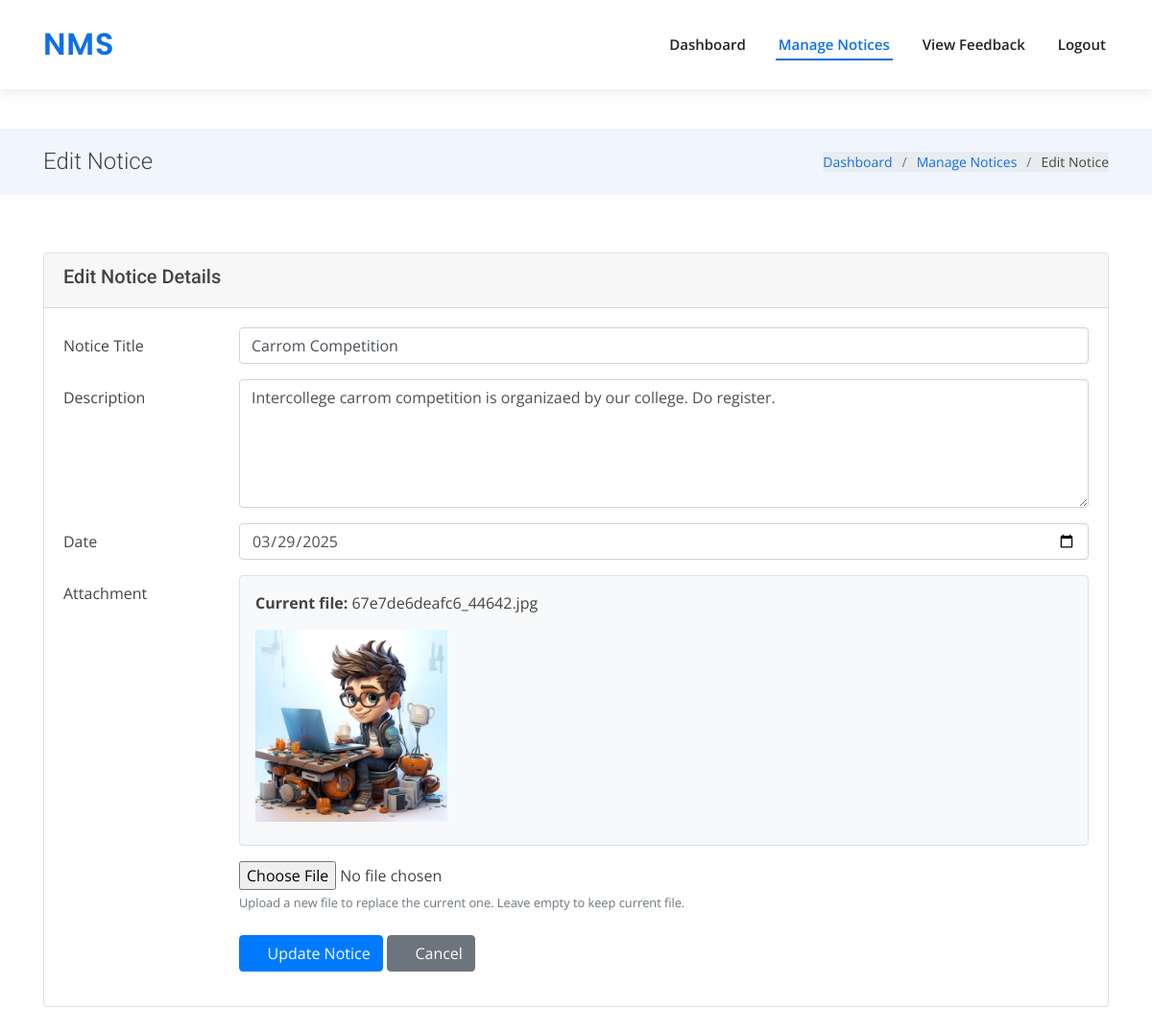
The page /admin/edit.php?id=5 (signed in) on the database its author committed.
### tables this page shows
CREATE TABLE `notice` (
  `From` text NOT NULL,
  `Title` text NOT NULL,
  `Desc` text NOT NULL,
  `id` int(11) NOT NULL,
  `attachment` varchar(255) DEFAULT NULL,
  `category` varchar(50) NOT NULL DEFAULT 'general',
  `featured` tinyint(4) NOT NULL DEFAULT 0,
  `date` date NOT NULL DEFAULT current_timestamp()
);

### admin/edit.php (the view, shortened to what this page needs)
<?php
$conn = mysqli_connect("127.0.0.1", "root", "", "nms");
$id = '';
$title = '';
$description = '';
$file_path = '';
$date = '';
if (isset($_GET['id']) && !empty($_GET['id'])) {
    $id = mysqli_real_escape_string($conn, $_GET['id']);
    $query = "SELECT * FROM notice WHERE id = '$id'";
    $result = mysqli_query($conn, $query);
    if (mysqli_num_rows($result) == 1) {
        $notice = mysqli_fetch_assoc($result);
        $title = $notice['Title'];
        $description = $notice['Desc'];
        $file_path = $notice['attachment'];
        $date = $notice['date'];
    } else {
        $error_message = "Notice not found";
    }
} else {
    $error_message = "Notice ID is required";
}
?>
<!DOCTYPE html>
<html lang="en">
<head>
  <link href="../assets/vendor/bootstrap/css/bootstrap.min.css" rel="stylesheet">
  <link href="../assets/vendor/icofont/icofont.min.css" rel="stylesheet">
  <link href="../assets/vendor/boxicons/css/boxicons.min.css" rel="stylesheet">
  <link href="../assets/vendor/owl.carousel/assets/owl.carousel.min.css" rel="stylesheet">
  <link href="../assets/vendor/venobox/venobox.css" rel="stylesheet">
  <link href="../assets/vendor/aos/aos.css" rel="stylesheet">
  <link href="../assets/css/style.css" rel="stylesheet">
</head>
<body>
  <header id="header" class="fixed-top" style="top: 0;">
    <div class="container d-flex align-items-center">
      <h1 class="logo mr-auto"><a href="../index.php"><span>NMS</span></a></h1>
      <nav class="nav-menu d-none d-lg-block">
        <ul>
          <li><a href="dashboard.php">Dashboard</a></li>
          <li class="active"><a href="manage_notices.php">Manage Notices</a></li>
          <li><a href="view_feedback.php">View Feedback</a></li>
          <li><a href="../logout.php">Logout</a></li>
        </ul>
      </nav>
    </div>
  </header>
  <main id="main" data-aos="fade-up">
    <section class="breadcrumbs">
      <div class="container">
        <div class="d-flex justify-content-between align-items-center">
          <h2>Edit Notice</h2>
          <ol class="breadcrumb">
            <li><a href="dashboard.php">Dashboard</a></li>
            <li><a href="manage_notices.php">Manage Notices</a></li>
            <li>Edit Notice</li>
          </ol>
        </div>
      </div>
    </section>
    <section class="inner-page">
      <div class="container">
        <div class="card">
          <div class="card-header">
            <h5>Edit Notice Details</h5>
          </div>
          <div class="card-body">
            <form method="post" action="edit.php?id=<?php echo $id; ?>" enctype="multipart/form-data">
              <div class="form-group row">
                <label for="title" class="col-sm-2 col-form-label">Notice Title</label>
                <div class="col-sm-10">
                  <input type="text" class="form-control" id="title" name="title" value="<?php echo htmlspecialchars($title); ?>" required>
                </div>
              </div>
              <div class="form-group row">
                <label for="description" class="col-sm-2 col-form-label">Description</label>
                <div class="col-sm-10">
                  <textarea class="form-control" id="description" name="description" rows="5" required><?php echo htmlspecialchars($description); ?></textarea>
                </div>
              </div>
              <div class="form-group row">
                <label for="date" class="col-sm-2 col-form-label">Date</label>
                <div class="col-sm-10">
                  <input type="date" class="form-control" id="date" name="date" value="<?php echo htmlspecialchars($date); ?>" required>
                </div>
              </div>
              <div class="form-group row">
                <label for="notice_file" class="col-sm-2 col-form-label">Attachment</label>
                <div class="col-sm-10">
                  <?php if (!empty($file_path)): ?>
                    <div class="border rounded p-3 mb-3 bg-light">
                      <p><strong>Current file:</strong> <?php echo basename($file_path); ?></p>
                      <?php
                      $file_extension = strtolower(pathinfo($file_path, PATHINFO_EXTENSION));
                      if (in_array($file_extension, ['jpg', 'jpeg', 'png', 'gif'])):
                      ?>
                        <img src="../<?php echo $file_path; ?>" class="img-fluid mb-2" style="max-height: 200px;" alt="Current file">
                      <?php elseif (in_array($file_extension, ['pdf'])): ?>
                        <p><a href="../<?php echo $file_path; ?>" target="_blank" class="btn btn-sm btn-info">
                          <i class="icofont-file-pdf"></i> View PDF
                        </a></p>
                      <?php else: ?>
                        <p><a href="../<?php echo $file_path; ?>" target="_blank" class="btn btn-sm btn-info">
                          <i class="icofont-download"></i> Download File
                        </a></p>
                      <?php endif; ?>
                    </div>
                  <?php endif; ?>
                  <input type="file" class="form-control-file" id="notice_file" name="notice_file">
                  <small class="form-text text-muted">Upload a new file to replace the current one. Leave empty to keep current file.</small>
                </div>
              </div>
              <div class="form-group row">
                <div class="col-sm-10 offset-sm-2">
                  <button type="submit" name="update_notice" class="btn btn-primary">
                    <i class="icofont-save"></i> Update Notice
                  </button>
                  <a href="manage_notices.php" class="btn btn-secondary">
                    <i class="icofont-close"></i> Cancel
                  </a>
                </div>
              </div>
            </form>
          </div>
        </div>
      </div>
    </section>
  </main>
</body>
</html>

### assets/css/style.css (style rules this page uses)
body { font-family: "Open Sans", sans-serif; color: #444444; }
a { color: #106eea; }
h1, h2, h3, h4, h5, h6 { font-family: "Roboto", sans-serif; }
#header { background: #fff; transition: all 0.5s; z-index: 997; padding: 25px 0; top: 40px; box-shadow: 0px 2px 15px rgba(0, 0, 0, 0.1); }
#header .logo { font-size: 32px; margin: 0; padding: 0; line-height: 1; font-weight: 600; letter-spacing: 0.8px; font-family: "Poppins", sans-serif; }
#header .logo a { color: #222222; }
#header .logo a span { color: #106eea; }
.nav-menu ul { margin: 0; padding: 0; list-style: none; }
.nav-menu>ul { display: flex; }
.nav-menu>ul>li { position: relative; white-space: nowrap; padding: 10px 0 10px 28px; }
.nav-menu a { display: block; position: relative; color: #222222; transition: 0.3s; font-size: 15px; font-weight: 600; padding: 0 3px; font-family: "Open Sans", sans-serif; }
.nav-menu>ul>li>a:before { content: ""; position: absolute; width: 100%; height: 2px; bottom: -5px; left: 0; background-color: #106eea; visibility: hidden; width: 0px; transition: all 0.3s ease-in-out 0s; }
.nav-menu a:hover:before, .nav-menu li:hover>a:before, .nav-menu .active>a:before { visibility: visible; width: 100%; }
.nav-menu a:hover, .nav-menu .active>a, .nav-menu li:hover>a { color: #106eea; }
.mobile-nav { position: fixed; top: 55px; right: 15px; bottom: 15px; left: 15px; z-index: 9999; overflow-y: auto; background: #fff; transition: ease-in-out 0.2s; opacity: 0; visibility: hidden; border-radius: 10px; padding: 10px 0; }
.mobile-nav * { margin: 0; padding: 0; list-style: none; }
.mobile-nav a { display: block; position: relative; color: #222222; padding: 10px 20px; font-weight: 500; outline: none; }
.mobile-nav a:hover, .mobile-nav .active>a, .mobile-nav li:hover>a { color: #106eea; text-decoration: none; }
section { padding: 60px 0; overflow: hidden; }
.breadcrumbs { padding: 20px 0; background-color: #f1f6fe; min-height: 40px; margin-top: 134px; }
.breadcrumbs h2 { font-size: 24px; font-weight: 300; margin: 0; }
.breadcrumbs ol { display: flex; flex-wrap: wrap; list-style: none; padding: 0; margin: 0; font-size: 14px; }
.breadcrumbs ol li+li { padding-left: 10px; }
.breadcrumbs ol li+li::before { display: inline-block; padding-right: 10px; color: #6c757d; content: "/"; }

### rows shown on the page
notice: title "Carrom Competition", description "Intercollege carrom competition is organizaed by our college. Do register.", date "03/29/2025", attachment "67e7de6deafc6_44642.jpg", attachment (picture)
